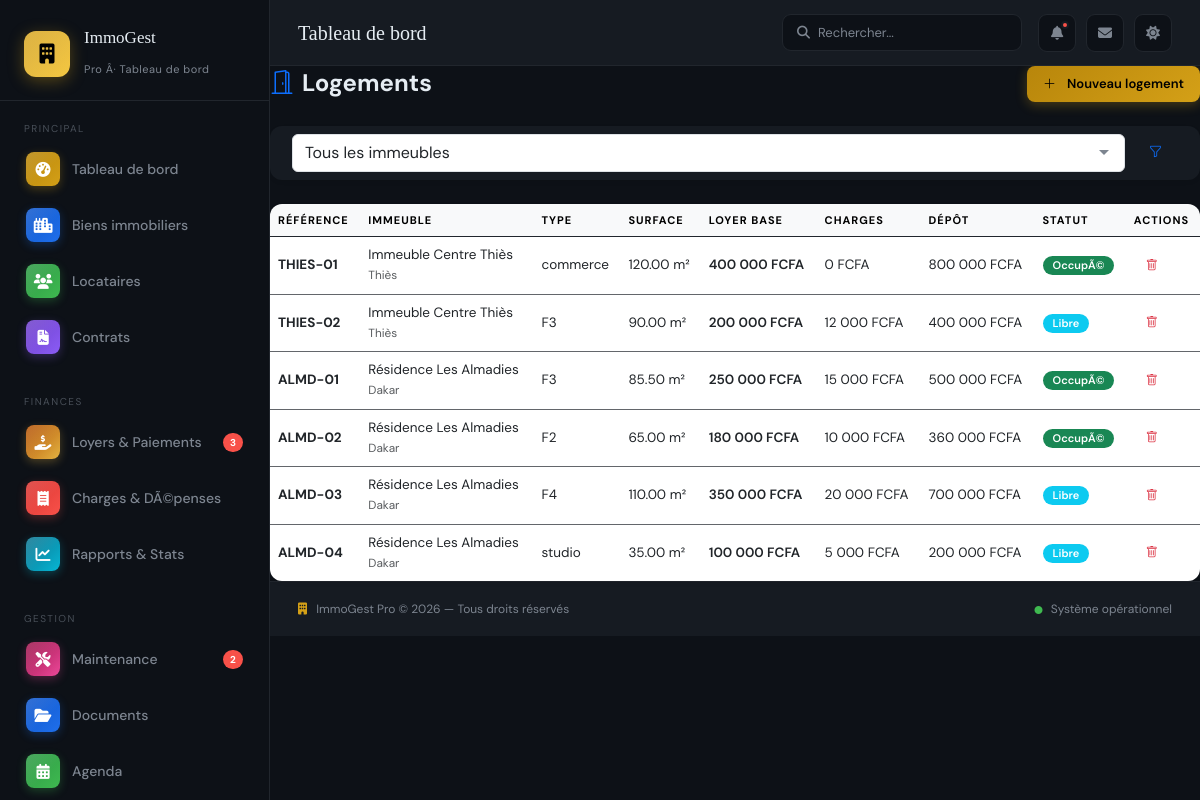
The app's page /pages/logements.php (signed in) with its own data.
### tables this page shows
CREATE TABLE IF NOT EXISTS logements (
    id INT AUTO_INCREMENT PRIMARY KEY,
    immeuble_id INT NOT NULL,
    reference VARCHAR(50) NOT NULL,
    type ENUM('studio','F1','F2','F3','F4','F5+','commerce','bureau','parking') DEFAULT 'F2',
    etage INT DEFAULT 0,
    surface DECIMAL(8,2),
    nb_pieces INT DEFAULT 1,
    nb_chambres INT DEFAULT 1,
    loyer_base DECIMAL(10,2) NOT NULL,
    charges DECIMAL(10,2) DEFAULT 0.00,
    depot_garantie DECIMAL(10,2) DEFAULT 0.00,
    statut ENUM('libre','occupe','travaux','indisponible') DEFAULT 'libre',
    description TEXT,
    equipements TEXT,
    photo VARCHAR(255),
    created_at TIMESTAMP DEFAULT CURRENT_TIMESTAMP,
    updated_at TIMESTAMP DEFAULT CURRENT_TIMESTAMP ON UPDATE CURRENT_TIMESTAMP,
    FOREIGN KEY (immeuble_id) REFERENCES immeubles(id) ON DELETE CASCADE
);

CREATE TABLE IF NOT EXISTS immeubles (
    id INT AUTO_INCREMENT PRIMARY KEY,
    proprietaire_id INT NOT NULL,
    nom VARCHAR(150) NOT NULL,
    adresse TEXT NOT NULL,
    ville VARCHAR(100) NOT NULL,
    code_postal VARCHAR(10),
    pays VARCHAR(60) DEFAULT 'SÃ©nÃ©gal',
    type ENUM('appartements','maisons','commerces','mixte') DEFAULT 'appartements',
    nb_unites INT DEFAULT 1,
    description TEXT,
    photo VARCHAR(255),
    created_at TIMESTAMP DEFAULT CURRENT_TIMESTAMP,
    updated_at TIMESTAMP DEFAULT CURRENT_TIMESTAMP ON UPDATE CURRENT_TIMESTAMP,
    FOREIGN KEY (proprietaire_id) REFERENCES proprietaires(id) ON DELETE CASCADE
);

### pages/logements.php (the view, shortened to what this page needs)
<?php
require_once __DIR__ . '/../config/app.php';
$db = getDB();
$imbFilter = (int)($_GET['immeuble_id'] ?? 0);
$where  = $imbFilter ? "WHERE lg.immeuble_id = $imbFilter" : "";
$logements = $db->query("
    SELECT lg.*, i.nom AS immeuble_nom, i.ville
    FROM logements lg JOIN immeubles i ON lg.immeuble_id = i.id
    $where ORDER BY i.nom, lg.reference
")->fetchAll();
?>
<?php include __DIR__ . '/../includes/header.php'; ?>
<div class="d-flex justify-content-between align-items-center mb-4">
  <h4 class="fw-bold mb-0"><i class="bi bi-door-open me-2 text-primary"></i>Logements</h4>
  <button class="btn btn-primary" data-bs-toggle="modal" data-bs-target="#modalLogement">
    <i class="bi bi-plus-lg me-1"></i>Nouveau logement
  </button>
</div>
<div class="card border-0 shadow-sm mb-4">
  <div class="card-body py-2">
    <form method="GET" class="d-flex gap-2">
      <select name="immeuble_id" class="form-select">
        <option value="">Tous les immeubles</option>
      </select>
      <button class="btn btn-outline-primary"><i class="bi bi-funnel"></i></button>
    </form>
  </div>
</div>
<div class="card border-0 shadow-sm">
  <div class="card-body p-0">
    <div class="table-responsive">
      <table class="table table-hover align-middle mb-0">
        <thead class="table-light">
          <tr><th>Référence</th><th>Immeuble</th><th>Type</th><th>Surface</th><th>Loyer base</th><th>Charges</th><th>Dépôt</th><th>Statut</th><th>Actions</th></tr>
        </thead>
        <tbody>
        <?php foreach ($logements as $lg): ?>
        <tr>
          <td class="fw-bold"><?= htmlspecialchars($lg['reference']) ?></td>
          <td>
            <div><?= htmlspecialchars($lg['immeuble_nom']) ?></div>
            <small class="text-muted"><?= htmlspecialchars($lg['ville']) ?></small>
          </td>
          <td><?= htmlspecialchars($lg['type']) ?></td>
          <td><?= $lg['surface'] ? $lg['surface'] . ' m²' : '-' ?></td>
          <td class="fw-semibold"><?= formatMontant($lg['loyer_base']) ?></td>
          <td><?= formatMontant($lg['charges']) ?></td>
          <td><?= formatMontant($lg['depot_garantie']) ?></td>
          <td><?= badgeStatut($lg['statut']) ?></td>
          <td>
            <form method="POST" class="d-inline" onsubmit="return confirm('Supprimer ce logement ?')">
              <button class="btn btn-sm btn-outline-danger"><i class="bi bi-trash"></i></button>
            </form>
          </td>
        </tr>
        <?php endforeach; ?>
        </tbody>
      </table>
    </div>
  </div>
</div>
<?php include __DIR__ . '/../includes/footer.php'; ?>

### includes/header.php (shortened to what this page needs)
<?php
$current_page = basename($_SERVER['PHP_SELF'], '.php');
?>
<!DOCTYPE html>
<html lang="fr">
<head>
  <link rel="stylesheet" href="https://cdnjs.cloudflare.com/ajax/libs/font-awesome/6.5.1/css/all.min.css">
  <link rel="stylesheet" href="https://cdn.jsdelivr.net/npm/bootstrap@5.3.0/dist/css/bootstrap.min.css">
  <link rel="stylesheet" href="https://cdn.jsdelivr.net/npm/bootstrap-icons@1.11.0/font/bootstrap-icons.css">
  <link rel="stylesheet" href="../assets/css/style.css">
</head>
<body>
<aside class="sidebar">
  <div class="sidebar-logo">
    <div class="logo-icon-wrap">
      <i class="fa-solid fa-building" style="color:#000; font-size:20px; position:relative; z-index:1;"></i>
    </div>
    <div class="logo-text">
      <h2>ImmoGest</h2>
      <span>Pro Â· Tableau de bord</span>
    </div>
  </div>
  <div class="nav-section">
    <p class="nav-label">Principal</p>
    <a href="dashboard.php" class="nav-item <?= $current_page=='dashboard'?'active':'' ?>">
      <span class="nav-icon icon-gold">
        <i class="fa-solid fa-gauge-high" style="color:#fff;"></i>
      </span>
      Tableau de bord
    </a>
    <a href="biens.php" class="nav-item <?= $current_page=='biens'?'active':'' ?>">
      <span class="nav-icon icon-blue">
        <i class="fa-solid fa-city" style="color:#fff;"></i>
      </span>
      Biens immobiliers
    </a>
    <a href="locataires.php" class="nav-item <?= $current_page=='locataires'?'active':'' ?>">
      <span class="nav-icon icon-green">
        <i class="fa-solid fa-users" style="color:#fff;"></i>
      </span>
      Locataires
    </a>
    <a href="contrats.php" class="nav-item <?= $current_page=='contrats'?'active':'' ?>">
      <span class="nav-icon icon-purple">
        <i class="fa-solid fa-file-contract" style="color:#fff;"></i>
      </span>
      Contrats
    </a>
  </div>
  <div class="nav-section">
    <p class="nav-label">Finances</p>
    <a href="loyers.php" class="nav-item <?= $current_page=='loyers'?'active':'' ?>">
      <span class="nav-icon icon-orange">
        <i class="fa-solid fa-hand-holding-dollar" style="color:#fff;"></i>
      </span>
      Loyers & Paiements
      <span class="nav-badge">3</span>
    </a>
    <a href="charges.php" class="nav-item <?= $current_page=='charges'?'active':'' ?>">
      <span class="nav-icon icon-red">
        <i class="fa-solid fa-receipt" style="color:#fff;"></i>
      </span>
      Charges & DÃ©penses
    </a>
    <a href="rapports.php" class="nav-item <?= $current_page=='rapports'?'active':'' ?>">
      <span class="nav-icon icon-teal">
        <i class="fa-solid fa-chart-line" style="color:#fff;"></i>
      </span>
      Rapports & Stats
    </a>
  </div>
  <div class="nav-section">
    <p class="nav-label">Gestion</p>
    <a href="maintenances.php" class="nav-item <?= $current_page=='maintenances'?'active':'' ?>">
      <span class="nav-icon icon-pink">
        <i class="fa-solid fa-screwdriver-wrench" style="color:#fff;"></i>
      </span>
      Maintenance
      <span class="nav-badge">2</span>
    </a>
    <a href="documents.php" class="nav-item <?= $current_page=='documents'?'active':'' ?>">
      <span class="nav-icon icon-blue">
        <i class="fa-solid fa-folder-open" style="color:#fff;"></i>
      </span>
      Documents
    </a>
    <a href="agenda.php" class="nav-item <?= $current_page=='agenda'?'active':'' ?>">
      <span class="nav-icon icon-green">
        <i class="fa-solid fa-calendar-days" style="color:#fff;"></i>
      </span>
      Agenda
    </a>
  </div>
</aside>
<div class="main">
<header class="topbar">
  <div class="topbar-title">
    <?= $page_title ?? 'Tableau de bord' ?>
  </div>
  <div class="search-box">
    <i class="fa-solid fa-magnifying-glass"></i>
    <input type="text" placeholder="Rechercher...">
  </div>
  <div class="topbar-actions">
    <button class="btn-icon" title="Notifications">
      <i class="fa-solid fa-bell"></i>
      <span class="notif-dot"></span>
    </button>
    <button class="btn-icon" title="Messages">
      <i class="fa-solid fa-envelope"></i>
    </button>
    <button class="btn-icon" id="toggleTheme" title="Mode clair/sombre" onclick="toggleTheme()"><i class="fa-solid fa-sun" id="themeIcon"></i></button>
  </div>
</header>

### config/app.php (shortened to what this page needs)
<?php
function formatMontant(float $montant, string $devise = 'FCFA'): string {
    return number_format($montant, 0, ',', ' ') . ' ' . $devise;
}
function badgeStatut(string $statut): string {
    $map = [
        'en_cours'   => ['success', 'En cours'],
        'resilie'    => ['danger', 'RÃ©siliÃ©'],
        'expire'     => ['warning', 'ExpirÃ©'],
        'paye'       => ['success', 'PayÃ©'],
        'retard'     => ['danger', 'Retard'],
        'partiel'    => ['warning', 'Partiel'],
        'en_attente' => ['secondary', 'En attente'],
        'libre'      => ['info', 'Libre'],
        'occupe'     => ['success', 'OccupÃ©'],
        'travaux'    => ['warning', 'Travaux'],
        'actif'      => ['success', 'Actif'],
        'inactif'    => ['secondary', 'Inactif'],
        'liste_noire'=> ['dark', 'Liste noire'],
    ];
    $b = $map[$statut] ?? ['secondary', $statut];
    return "<span class='badge bg-{$b[0]}'>{$b[1]}</span>";
}

### includes/footer.php (shortened to what this page needs)
<footer style="padding:18px 28px; border-top:1px solid var(--border); display:flex; align-items:center; justify-content:space-between; background:var(--bg-card);">
  <span style="font-size:12px; color:var(--text-muted);">
    <i class="fa-solid fa-building" style="color:var(--accent-gold); margin-right:6px;"></i>
    ImmoGest Pro &copy; <?= date('Y') ?> — Tous droits réservés
  </span>
  <span style="font-size:12px; color:var(--text-muted);">
    <i class="fa-solid fa-circle" style="color:var(--accent-green); font-size:8px; margin-right:5px;"></i>
    Système opérationnel
  </span>
</footer>
</div>
</body>
</html>

### records on screen
logements: reference "THIES-01", immeuble.nom "Immeuble Centre Thiès", immeuble.ville "Thiès", type "commerce", surface "120.00", loyer_base "400 000 FCFA", charges "0 FCFA", depot_garantie "800 000 FCFA", statut "OccupÃ©"
logements: reference "THIES-02", immeuble.nom "Immeuble Centre Thiès", immeuble.ville "Thiès", type "F3", surface "90.00", loyer_base "200 000 FCFA", charges "12 000 FCFA", depot_garantie "400 000 FCFA", statut "Libre"
logements: reference "ALMD-01", immeuble.nom "Résidence Les Almadies", immeuble.ville "Dakar", type "F3", surface "85.50", loyer_base "250 000 FCFA", charges "15 000 FCFA", depot_garantie "500 000 FCFA", statut "OccupÃ©"
logements: reference "ALMD-02", immeuble.nom "Résidence Les Almadies", immeuble.ville "Dakar", type "F2", surface "65.00", loyer_base "180 000 FCFA", charges "10 000 FCFA", depot_garantie "360 000 FCFA", statut "OccupÃ©"
logements: reference "ALMD-03", immeuble.nom "Résidence Les Almadies", immeuble.ville "Dakar", type "F4", surface "110.00", loyer_base "350 000 FCFA", charges "20 000 FCFA", depot_garantie "700 000 FCFA", statut "Libre"
logements: reference "ALMD-04", immeuble.nom "Résidence Les Almadies", immeuble.ville "Dakar", type "studio", surface "35.00", loyer_base "100 000 FCFA", charges "5 000 FCFA", depot_garantie "200 000 FCFA", statut "Libre"

### other values on screen
$page_title "Tableau de bord"
